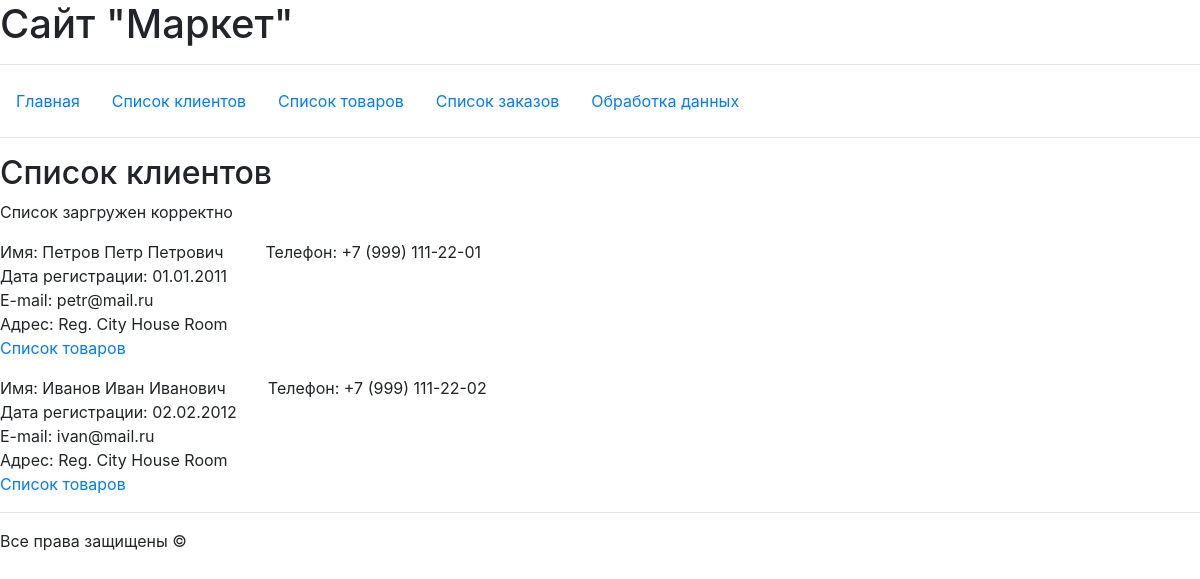
Screenshot of /lu/ with the database file from the repository.
### hw_app/models.py (models this page shows, shortened)
class User(models.Model):
    name = models.CharField(max_length=100)
    email = models.EmailField()
    mobile = models.CharField(max_length=20)
    us_adrs = models.CharField(max_length=100)
    reg_day = models.DateField()

### hw_app/views.py (the view)
# urls.py: path('lu/', views.list_users, name='list_users'),
def list_users(request):
    context = {
        "title": 'Список клиентов',
        "head": 'Список клиентов',
        "text": 'Список заргружен корректно',
        "users": User.objects.all()
    }
    return render(request, "hw_app/dbu.html", context)

### hw_app/templates/hw_app/dbu.html (shortened to what this page needs)
{% extends 'hw_app/base.html' %}
{% block content %}
    <h2>{{ head }}</h2>
    <p>{{ text }}</p>
    <div>
    {% for user in users %}
        <p>
            Имя: {{ user.name }} &ensp; &ensp; &ensp; Телефон: {{ user.mobile }}<br>
            Дата регистрации: {{ user.reg_day|date:"d.m.Y" }} &ensp; {{ user.reg_day|time:"H:i" }}<br>
            E-mail: {{ user.email }}<br>
            Адрес: {{ user.us_adrs }}<br>
            <a href="{% url 'us_pr' user.id %}"> Список товаров </a>
        </p>
    {% endfor %}
    </div>
{% endblock %}

### rows the page displays
User: name "Петров Петр Петрович", mobile "+7 (999) 111-22-01", reg_day "01.01.2011", email "petr@mail.ru", us_adrs "Reg. City House Room"
User: name "Иванов Иван Иванович", mobile "+7 (999) 111-22-02", reg_day "02.02.2012", email "ivan@mail.ru", us_adrs "Reg. City House Room"

### other values shown
{{ head }} "Список клиентов"
{{ text }} "Список заргружен корректно"
